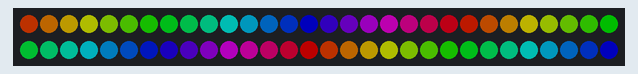
Bench run of a sketch on a simulated Arduino Uno, built with avr-gcc and run on an emulated ATmega328P. Shown: 60 RGB LEDs in strip order, left to right, continuing on the next row. Dim RGB values are drawn brighter than linear; random numbers use the default seed unless the sketch sets one.

Above: at 0.17 s.
At 15.33 s:
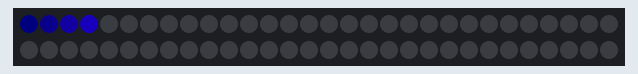
At 18.68 s:
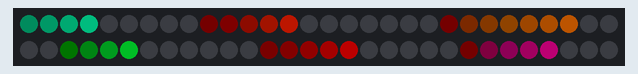
At 22.34 s:
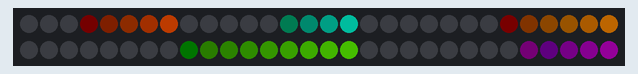
At 25.99 s:
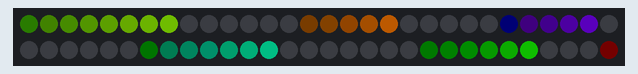
At 29.65 s:
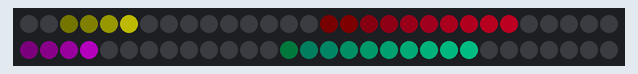

The sketch:

HSB2RGB.ino
```cpp
#include "RGBColor.h"
#include <Adafruit_NeoPixel.h>

#define PIN 7
#define LEDS 60
Adafruit_NeoPixel pixels = Adafruit_NeoPixel(LEDS, PIN, NEO_GRB + NEO_KHZ800);
RGBColor strip[LEDS];

int nCol = 0;
int saturation = 100;
int brightness = 30;
RGBColor mcol;

unsigned long timer;
int period = 15000;
int animation = 0;
int numAnimation = 3;

void draw() {
  for (int i = 0; i < LEDS; i++) {
    pixels.setPixelColor(i, pixels.Color(mcol.getR(), mcol.getG(), mcol.getB()));
  }
  pixels.show();
}

void (*effect)();

void setup() {
  Serial.begin(9600);
  pixels.begin();
  for (int i = 0; i < LEDS; i++) {
    pixels.setPixelColor(i, pixels.Color(50, 50, 50));
  }
  pixels.show();
  effect = rainbow;
  timer = millis();
}

void loop() {
  if (millis() > timer + period) {
    animation++;
    if (animation >= numAnimation) {
      animation = 0;
    }
    switch (animation) {
      case 0:
        effect = rainbow;
        break;
      case 1:
        effect = tracer;
        break;
      case 2:
        effect = circle;
        break;
      default:
        effect = rainbow;
        break;
    }
    timer = millis();
  }
  effect();
}

void rainbow() {
  int nColl = nCol;
  for (int x = 0; x < LEDS; x++) {
    mcol.hsb2rgb(nColl += 16, saturation, brightness);
    pixels.setPixelColor(x, pixels.Color(mcol.getR(), mcol.getG(), mcol.getB()));
  }
  pixels.show();
  nCol += 1;
  if (nCol > 359)nCol = 0;
}
void circle() {
  mcol.hsb2rgb(nCol, saturation, brightness);
  for (int x = 0; x < LEDS; x++) {
    pixels.setPixelColor(x, pixels.Color(mcol.getR(), mcol.getG(), mcol.getB()));
  }
  pixels.show();
  nCol += 1;
  if (nCol > 359)nCol = 0;
  delay(50);
}
void tracer() {
  for (int x = 0; x < LEDS; x++) { //Копируем из предварительного хранилища
    pixels.setPixelColor(x, pixels.Color(strip[x].getR(), strip[x].getG(), strip[x].getB()));
  }
  pixels.show();
  for (int x = LEDS - 1; x >= 1; x--) {
    strip[x] = strip[x - 1];
  }
  static int eTail;
  if (!eTail) {
    int eHue = random(360);
    eTail = random(5, 20);
    mcol.hsb2rgb(eHue, saturation, brightness);
    strip[0] = mcol;
  } else {
    strip[0] = strip[1];
    strip[0].bri2rgb(map(eTail--,0,20,0,100));
  }
  //pixels.setPixelColor(0,pixels.Color(mcol.getR(), mcol.getG(), mcol.getB()));
  delay(30);

}
```

RGBColor.h
```cpp
class RGBColor {
  private:
    int r, g, b;
  public:
    RGBColor(int rr, int gg, int bb) {
      r = rr;
      g = gg;
      b = bb;
    }
    RGBColor() {
      r = 0;
      g = 0;
      b = 0;
    }
    int getR(){
      return r;
    }
    int getG(){
      return g;
    }
    int getB(){
      return b;
    }
    RGBColor& operator = (RGBColor x){
      r=x.r;
      g=x.g;
      b=x.b;
      return *this;
    }
    void hue2rgb(int hueC) {
      hueC %= 360;
      int bC = hueC / 60;
      int aC = hueC % 60;
      switch (bC) {
        case 0:
          r = 255;
          g = int(map(aC, 0, 59, 0, 255));
          b = 0;
          break;
        case 1:
          r = int(map(aC, 0, 59, 255, 0));
          g = 255;
          b = 0;
          break;
        case 2:
          r = 0;
          g = 255;
          b = int(map(aC, 0, 59, 0, 255));
          break;
        case 3:
          r = 0;
          g = int(map(aC, 0, 59, 255, 0));
          b = 255;
          break;
        case 4:
          r = int(map(aC, 0, 59, 0, 255));
          g = 0;
          b = 255;
          break;
        case 5:
          r = 255;
          g = 0;
          b = int(map(aC, 0, 59, 255, 0));
          break;
        default:
          break;
      };
    }
    void bri2rgb(int briC) {
      if (briC > 100)briC = 100;
      r = r * briC / 100;
      g = g * briC / 100;
      b = b * briC / 100;
    }

    void sat2rgb(int satC) {
      if (satC > 100)satC = 100;
      int avg = max(b, max(r, g));
      r = (r * satC / 100) + (avg * (100 - satC)) / 100;
      g = (g * satC / 100) + (avg * (100 - satC)) / 100;
      b = (b * satC / 100) + (avg * (100 - satC)) / 100;
    }
    void hsb2rgb(int hueC, int satC, int briC) {
      hue2rgb(hueC);
      sat2rgb(satC);
      bri2rgb(briC);
    }

};
```
